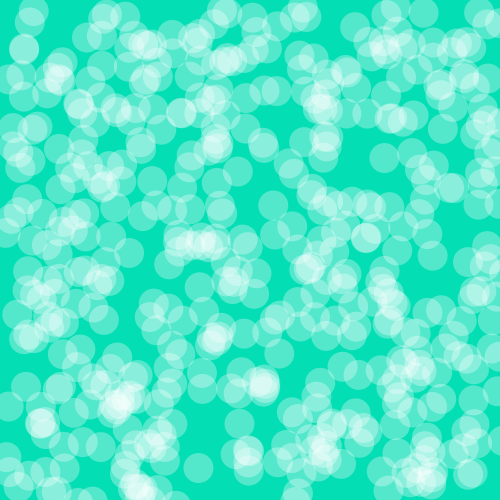
Frame 1 (no input)
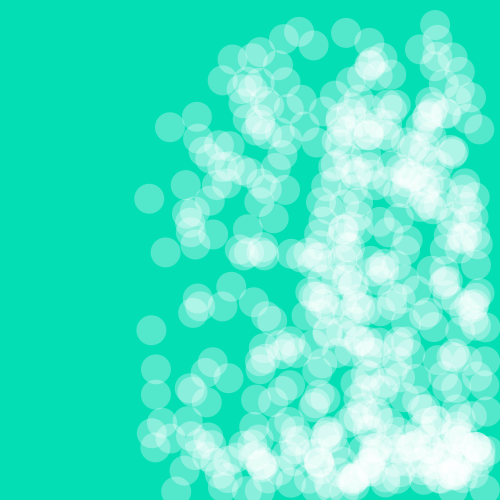
Frame 60 (the mouse pressed at the canvas centre just before this capture)
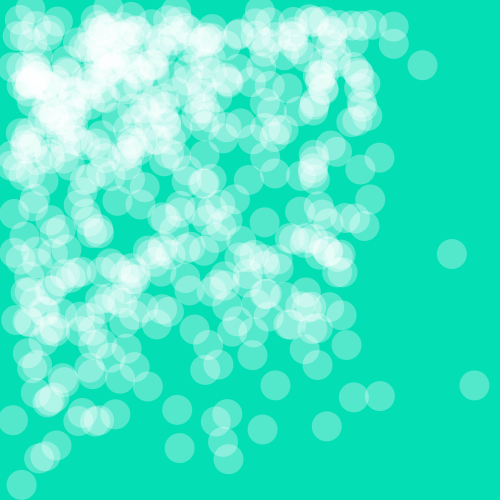
Frame 120 (the mouse held since frame 60 and released just before this capture)

The Processing sketch that drew these frames (run headless with seeded random() and noise(); from frame 60 on, the mouse is pressed at the canvas centre):

// Processing sketch: processing_116395
// ── processing_116395.pde

Bounce[] jumper = new Bounce[500];

void setup(){
  size(500,500);
  smooth();
  
  for (int i =0; i<jumper.length; i++){
    jumper[i] = new Bounce(random(width), random(height));
  }
}

void draw(){
  background(#04DEB4);
  
  for (int i=0; i<jumper.length; i++){
    jumper[i].update();
    jumper[i].display();
    jumper[i].move();
  }
  

}

class Bounce {
  float ball_x;
  float ball_y;
  float x_speed = 5;
  float y_speed = 7;

  
  Bounce(float x, float y){
    ball_x = x;
    ball_y = y;


  }

  void update(){
    ball_x += x_speed;
    ball_y += y_speed;
  }
    
  void display(){
    fill(255,80);
    noStroke();
    ellipse(ball_x, ball_y, 30, 30);
    }
  
  
  void move(){
    
    if (ball_x > width -15) {
      x_speed = x_speed * -1;
      ball_x = width-15;
      x_speed = x_speed + random(-0.8, 0.8);
      
      }
    if (ball_x < 15 ) {
      x_speed = x_speed * -1;
      ball_x = 15;
      x_speed = x_speed + random(-0.8, 0.8);

    }
    
    if (ball_y > height -15) {
      y_speed = y_speed * -1;
      ball_y = height-15;
      y_speed = y_speed + random(-0.8, 0.8);

      }
    if (ball_y < 15) {
      y_speed = y_speed * -1;
      ball_y=15;
      y_speed = y_speed + random(-0.8, 0.8);

    }
  }
}
